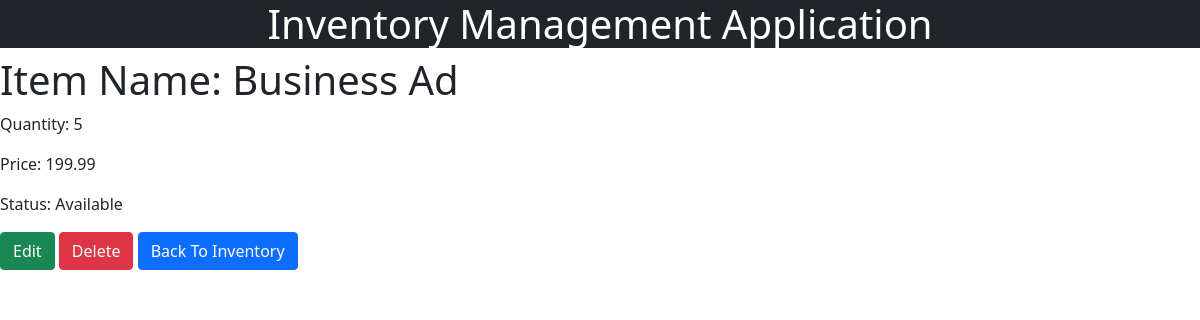
/products/2/ (signed in), run on the app's committed database.
### products/models.py (models this page shows, shortened)
class Product(models.Model):
	name = models.CharField(max_length = 60, default="Item")
	quantity = models.IntegerField(default=0)
	price = models.DecimalField(decimal_places=2, max_digits=100)
	status = models.CharField(max_length= 100, default="available")

### products/views.py (the view)
# urls.py: path('<int:id>/', product_detail_view, name='product-detail'),
@login_required(login_url='/login/')
def product_detail_view(request, id):
    obj = get_object_or_404(Product, id=id)
    context = {
        "object": obj
    }
    return render(request, "products/product_detail.html", context)

### products/templates/products/product_detail.html
{% extends 'base.html' %}
{% block content %}
<h1>Item Name: {{object.name}} </h1>
<p> Quantity: {{object.quantity}} </p>
<p> Price: {{object.price}} </p>
<p> Status: {{object.status}} </p>
<a class="btn btn-success" href="update" >Edit</a>
<a class="btn btn-danger" href="delete" >Delete</a>
<a class="btn btn-primary" href="/products/" >Back To Inventory</a>
{% endblock %}

### data on the page
Product: name "Business Ad", quantity "5", price "199.99", status "Available"
